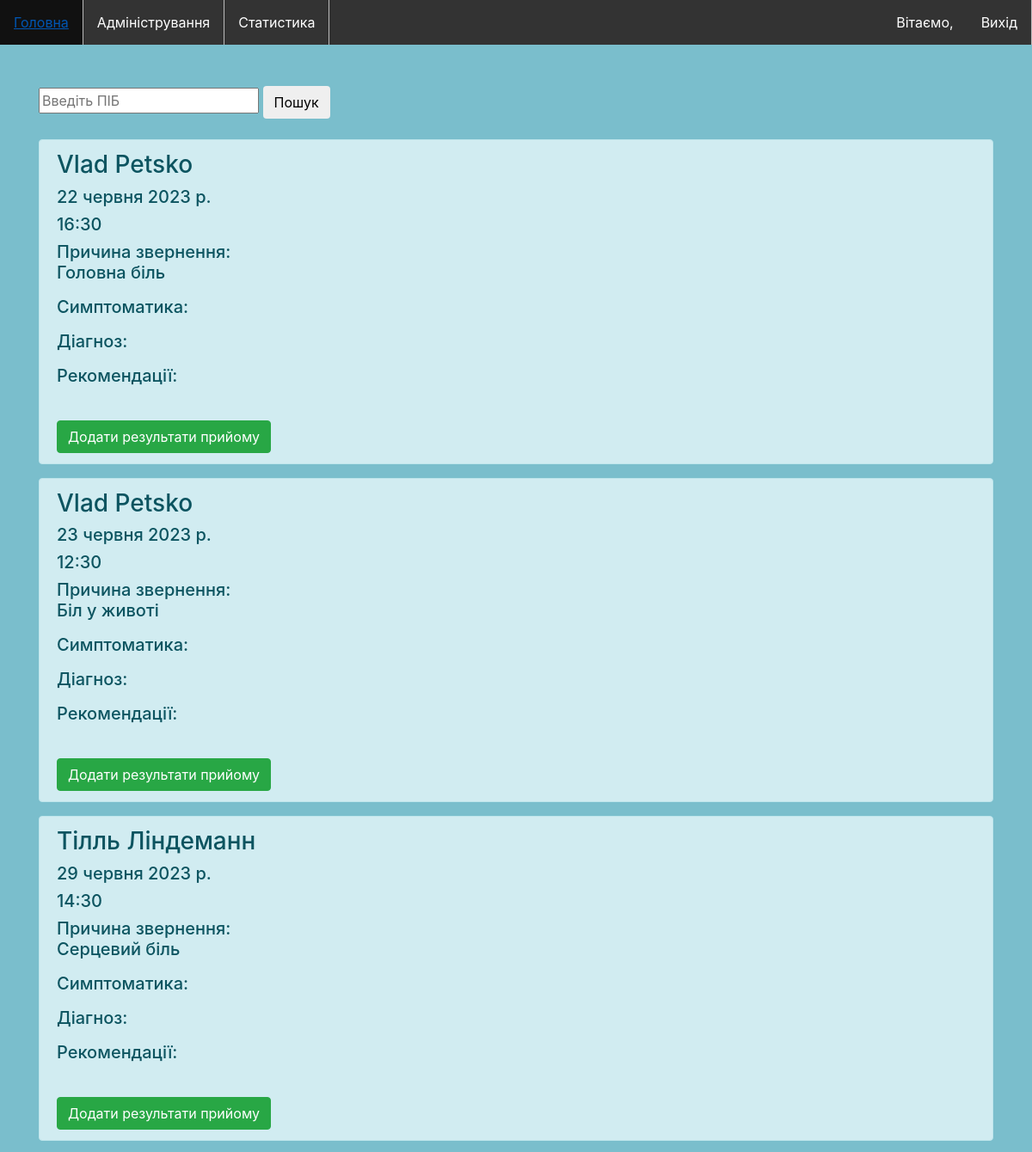
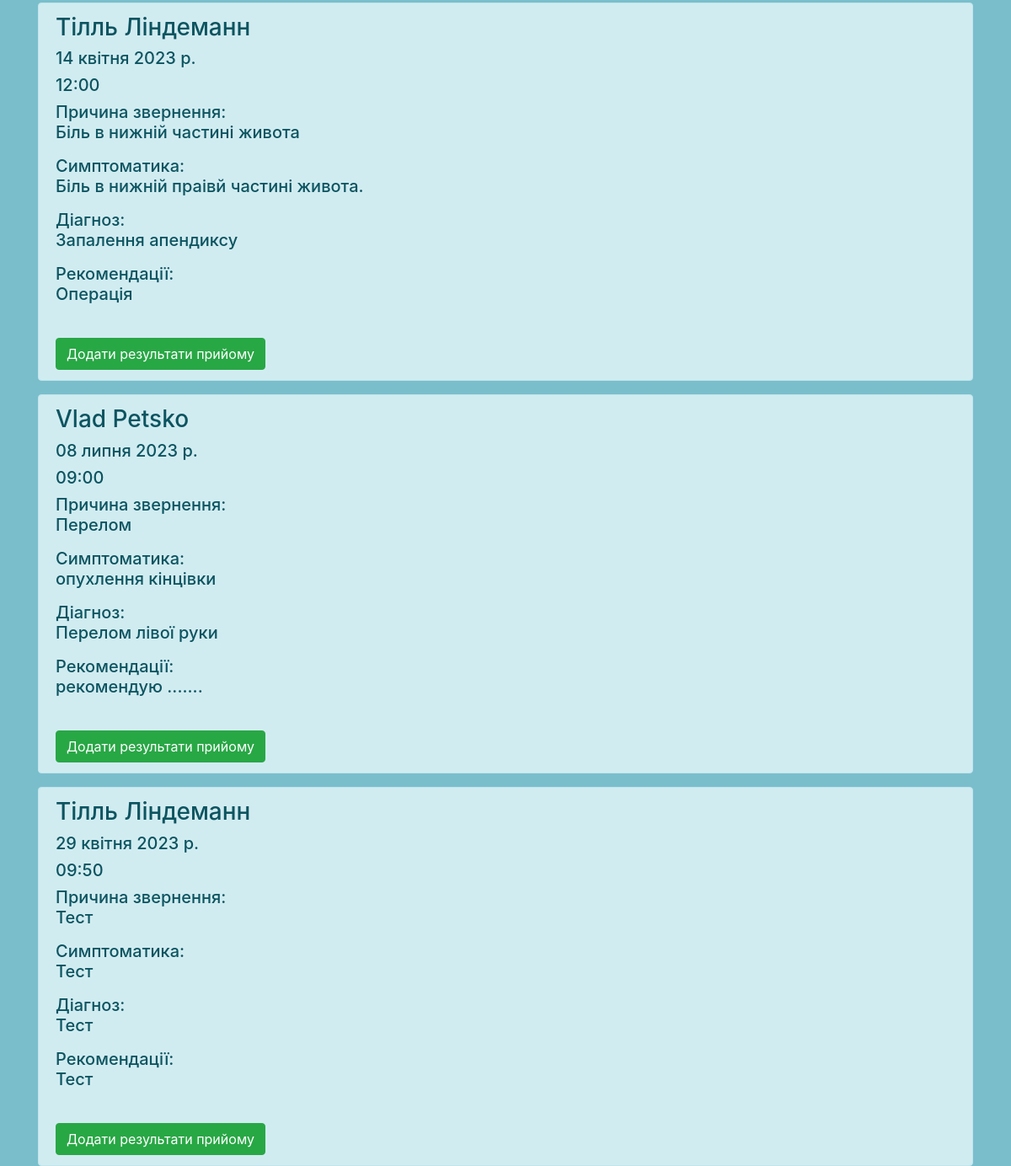
/ (signed in), run on the app's committed database (2 pictures, top to bottom).
### Questionnaire/apps/mainApp/models.py (models this page shows, shortened)
class Appointment(models.Model):
    id = models.AutoField(primary_key=True)
    doctor = models.ForeignKey(Doctor, on_delete=models.CASCADE, verbose_name='Лікар')
    patietn = models.ForeignKey(User, on_delete=models.CASCADE, verbose_name='Пацієнт')
    date = models.DateField(verbose_name='Дата прийому')
    time = models.TimeField(verbose_name='Час прийому')
    complains = models.TextField('Причини звернення')
    symptoms = models.TextField('Симптоматика', blank=True, null=True)
    diagnosys = models.TextField('Діагноз', blank=True, null=True)
    recomendations = models.TextField('Рекомендації', blank=True, null=True)
    class Meta:
        verbose_name = 'Прийом'
        verbose_name_plural = 'Прийоми'
        ordering = ('diagnosys',)

class User(AbstractUser):
    role = models.PositiveSmallIntegerField(choices=ROLES, default=1)

### Questionnaire/apps/mainApp/views.py (the view, shortened to what this page needs)
# urls.py: path('', views.index, name='index'),
def index(request):
    if request.user.is_authenticated:
        if request.user.is_superuser:
            appointments = Appointment.objects.all()
            return render(request, 'index.html', {'appointments': appointments})
    else:
        return render(request, 'main.html', None)

### Questionnaire/templates/index.html (shortened to what this page needs)
{%  extends 'base.html' %}
{% block content %}
<div class="container mt-5">
    {% if user.role == 1 %}
    <form method="POST" action="{% url 'find' %}">
        <input type="text" name="patient_name" id="patient_name" placeholder="Введіть ПІБ">
        <input type="submit" class="btn btn-alert" value="Пошук">
    </form>
    <br>
            {% endif %}
  {% if appointments %}
    {% for appointment in appointments %}
  <div  class="alert alert-info mt2">
        {% if user.role == 1 %}
      <h3>{{appointment.patietn.get_full_name}}</h3>
      {% endif %}
       <h5>{{appointment.date}}</h5>
       <h5>{{appointment.time}}</h5>
    <h5>Причина звернення: {{appointment.complains|linebreaks}}</h5>
    <h5>Симптоматика: {{appointment.symptoms|linebreaks}}</h5>
    <h5>Діагноз: {{appointment.diagnosys|linebreaks}}</h5>
    <h5>Рекомендації: {{appointment.recomendations|linebreaks}}</h5>
          <br>
      {% if user.role == 1 %}
      <a href="{% url 'detail_appointment' appointment.id %}" class="btn btn-success">Додати результати прийому</a>
      {% endif %}
  </div>
    {% endfor %}
    {% endif %}
</div>
{% endblock %}

### Questionnaire/templates/base.html (style rules this page uses)
body, html { margin: 0; padding: 0; height: 100%; background: #7abecc !important; }

### data on the page
Appointment: patietn.get_full_name "Vlad Petsko", date "22 червня 2023 р.", time "16:30", complains "Головна біль"
Appointment: patietn.get_full_name "Vlad Petsko", date "23 червня 2023 р.", time "12:30", complains "Біл у животі"
Appointment: patietn.get_full_name "Тілль Ліндеманн", date "29 червня 2023 р.", time "14:30", complains "Серцевий біль"
Appointment: patietn.get_full_name "Тілль Ліндеманн", date "14 квітня 2023 р.", time "12:00", complains "Біль в нижній частині живота", symptoms "Біль в нижній праівй частині живота.", diagnosys "Запалення апендиксу", recomendations "Операція"
Appointment: patietn.get_full_name "Vlad Petsko", date "08 липня 2023 р.", time "09:00", complains "Перелом", symptoms "опухлення кінцівки", diagnosys "Перелом лівої руки", recomendations "рекомендую ......."
Appointment: patietn.get_full_name "Тілль Ліндеманн", date "29 квітня 2023 р.", time "09:50", complains "Тест", symptoms "Тест", diagnosys "Тест", recomendations "Тест"
